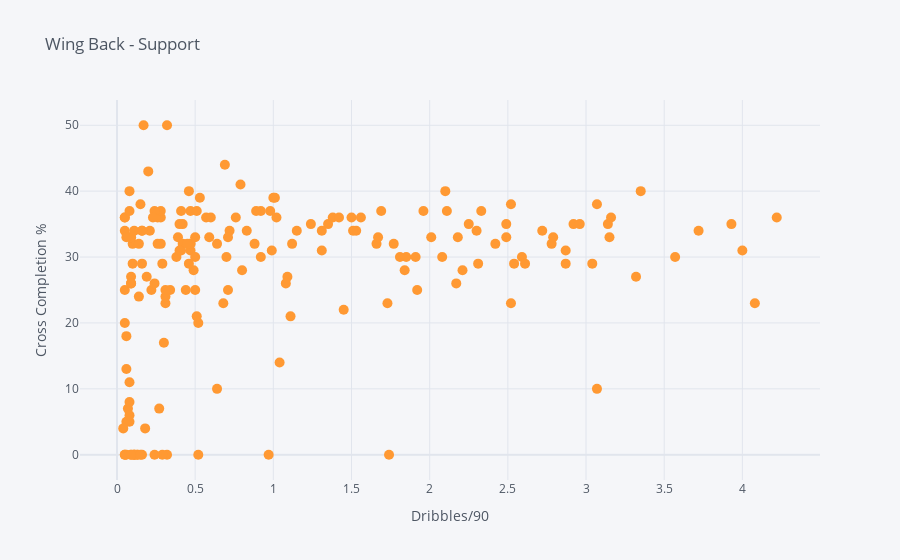

The cell this chart's notebook holds for it:
### Code cell
df1.iplot(kind='scatter',x='DrbPG',y='Cr C/A',
           mode='markers',text='Name',size=10,
          xTitle='Dribbles/90',yTitle='Cross Completion %',title='Wing Back - Support')

### Figure 1 — Plotly figure (JSON) as saved in the notebook; plotly's stock layout.template omitted (floating-point values rounded to 4 significant figures; data arrays with more than 128 entries replaced by an {"elided": "..."} marker saying what was removed)
{"data": [{"line": {"color": "rgba(255, 153, 51, 1.0)", "dash": "solid", "shape": "linear", "width": 1.3}, "marker": {"size": 10, "symbol": "circle"}, "mode": "markers", "name": "Cr C/A", "text": {"elided": "272 str values"}, "type": "scatter", "x": {"elided": "272 str values"}, "y": {"elided": "272 str values"}}], "layout": {"legend": {"bgcolor": "#F5F6F9", "font": {"color": "#4D5663"}}, "paper_bgcolor": "#F5F6F9", "plot_bgcolor": "#F5F6F9", "title": {"font": {"color": "#4D5663"}, "text": "Wing Back - Support"}, "xaxis": {"gridcolor": "#E1E5ED", "showgrid": true, "tickfont": {"color": "#4D5663"}, "title": {"font": {"color": "#4D5663"}, "text": "Dribbles/90"}, "zerolinecolor": "#E1E5ED"}, "yaxis": {"gridcolor": "#E1E5ED", "showgrid": true, "tickfont": {"color": "#4D5663"}, "title": {"font": {"color": "#4D5663"}, "text": "Cross Completion %"}, "zerolinecolor": "#E1E5ED"}}}
